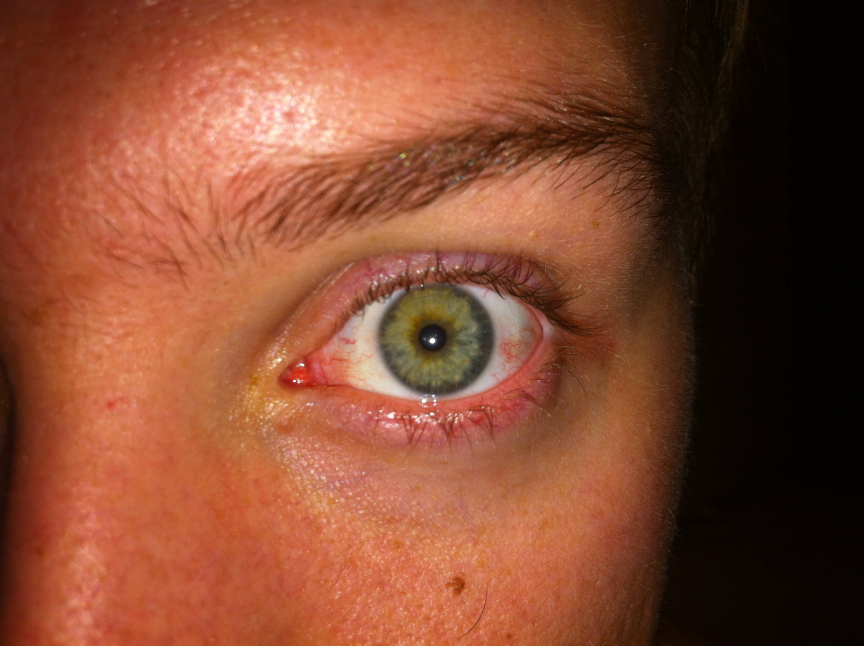
#> input picture ProcessamentoDeImagem/separaIris/002_L_03.JPG, 2592 x 1936 px (shown at 1/3 size)
$ jupyter execute impl.ipynb
#> lines starting #> are read from the running program, lines starting #| are printed output that depends on the picture; after the words box and inside, x2 and y2 are one past the last pixel; in counts of white or black regions, pixels touching at a corner belong together
[cell 1]
# Maria Júlia Testoni
# Separar a iris

import cv2
import numpy as np
from matplotlib import pyplot as plt

def encontraMelhorThreshold_(roi_gray):
    std = np.std(roi_gray)
    media = np.mean(roi_gray)

    if media < 100 and std > 15:
        # Imagem escura e com contraste -> usar inverso
        return 40, cv2.THRESH_BINARY_INV
    else:
        # Imagem clara ou pouco contraste
        return 63, cv2.THRESH_BINARY


#img = cv2.imread('004_L_02.JPG')
# img = cv2.imread('002_R_01.JPG')
img = cv2.imread('002_L_03.JPG')
#> img is the input picture: shape (1936, 2592, 3); mean B, G, R 48.9, 72.6, 132

# Reduz a imagem para focar no olho
desired_width = 800
scale = desired_width / img.shape[1]
#> scale = 0.309
new_height = int(img.shape[0] * scale)
#> new_height = 597
diminui_img = cv2.resize(img, (desired_width, new_height), interpolation=cv2.INTER_AREA)
x, y, w, h = 250, 150, 300, 300
img_cortada = diminui_img[y:y+h, x:x+w]
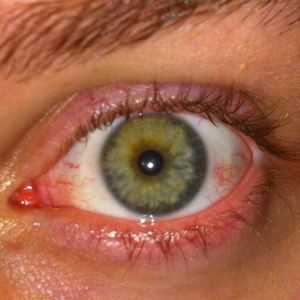
#> img_cortada: shape (300, 300, 3); mean B, G, R 73.5, 99.8, 163.2
roi = cv2.cvtColor(img_cortada, cv2.COLOR_BGR2GRAY)
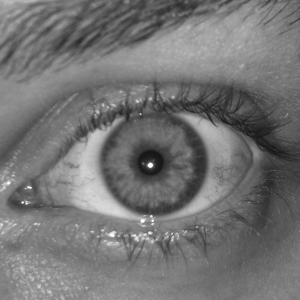
#> roi: shape (300, 300); min 22, max 255, mean 115.8

# ========== Iris =======
_, threshold = cv2.threshold(roi, 83, 255, cv2.THRESH_BINARY)
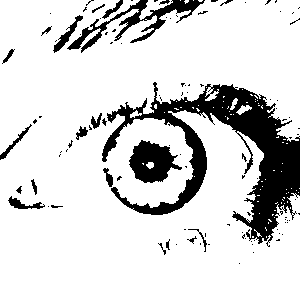
#> threshold: shape (300, 300); 84.1% white; 106 black regions (83 under 20 px), largest, box (x1, y1, x2, y2) and area: (102, 82, 300, 247) 9620, (67, 0, 205, 53) 1555, (129, 140, 182, 183) 1391
altura_roi, largura_roi = roi.shape
#> altura_roi = 300; largura_roi = 300
raio = int(min(altura_roi, largura_roi) / 3)
#> raio = 100
min_raio = int(raio * 0.4)
#> min_raio = 40
max_raio = int(raio * 0.9)
#> max_raio = 90
iris = cv2.HoughCircles(threshold, cv2.HOUGH_GRADIENT, 1.5, 150,param1=100, param2=30, minRadius=min_raio, maxRadius=max_raio)
#> iris = [[153.8, 161.2, 52.75]]
iris = np.uint16(np.around(iris))
#> iris = [[154, 161, 53]]

# ========== Pupila =======
roi_blur =  cv2.GaussianBlur(roi, (9, 9), 2)
valor_thresh, tipo_thresh = encontraMelhorThreshold_(roi_blur)
#> in encontraMelhorThreshold_, `std = np.std(roi_gray)`: std = 30.36
#> in encontraMelhorThreshold_, `media = np.mean(roi_gray)`: media = 115.8
#> valor_thresh = 63; tipo_thresh = 0
_, threshold = cv2.threshold(roi_blur, valor_thresh, 255, tipo_thresh)
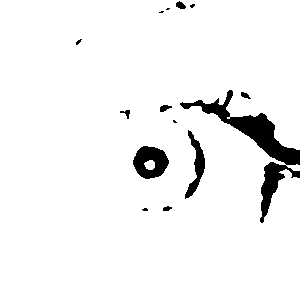
#> threshold: shape (300, 300); 95.1% white; 14 black regions (6 under 20 px), largest, box (x1, y1, x2, y2) and area: (180, 90, 300, 223) 2814, (133, 146, 169, 179) 800, (185, 130, 205, 199) 501
min_raio = int(raio * 0.15)
#> min_raio = 15
max_raio = int(raio * 0.35)
#> max_raio = 35
pupila = cv2.HoughCircles(threshold, cv2.HOUGH_GRADIENT, 1.4, 150, param1=150, param2=18, minRadius=min_raio, maxRadius=max_raio)
#> pupila = [[150.5, 161.7, 16.26]]
pupila = np.uint16(np.around(pupila))
#> pupila = [[150, 162, 16]]

# ======= Circulos detectados =====
com_circulos = img_cortada.copy()
for i in iris[0,:]:
    cv2.circle(com_circulos, (i[0], i[1]), i[2], (0, 255, 0), 2)
    cv2.circle(com_circulos, (i[0], i[1]), 2, (0, 0, 255), 3)
#> this loop made 1 pass
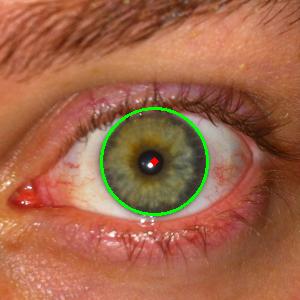
#> com_circulos: shape (300, 300, 3); 1.14% of pixels changed, all inside (x1, y1, x2, y2) = (100, 107, 209, 216)
for i in pupila[0,:]:
    cv2.circle(com_circulos, (i[0], i[1]), i[2], (255, 0, 0), 2)
    cv2.circle(com_circulos, (i[0], i[1]), 2, (0, 0, 255), 3)
#> this loop made 1 pass
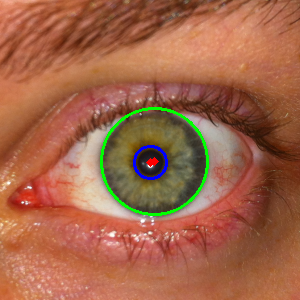
#> com_circulos: shape (300, 300, 3); 0.37% of pixels changed, all inside (x1, y1, x2, y2) = (133, 145, 168, 180)

# ======= Separa iris da pupila =====
mask = np.zeros(roi.shape, dtype=np.uint8)
for c in iris[0, :]:
    cv2.circle(mask, (c[0], c[1]), c[2], 255, -1)
#> this loop made 1 pass
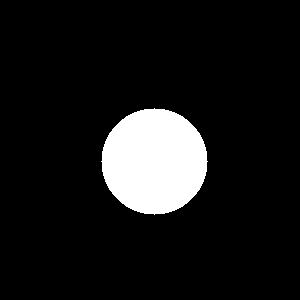
#> mask: shape (300, 300); 9.8% white; 1 white region, box (x1, y1, x2, y2) and area: (101, 108, 208, 215) 8809
for c in pupila[0, :]:
    cv2.circle(mask, (c[0], c[1]), c[2], 0, -1)
#> this loop made 1 pass
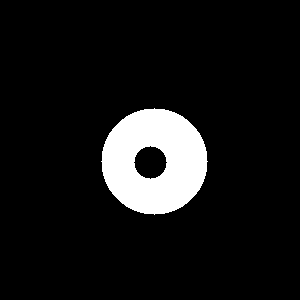
#> mask: shape (300, 300); 8.9% white; 1 white region, box (x1, y1, x2, y2) and area: (101, 108, 208, 215) 8012
iris_color = cv2.bitwise_and(img_cortada, img_cortada, mask=mask)
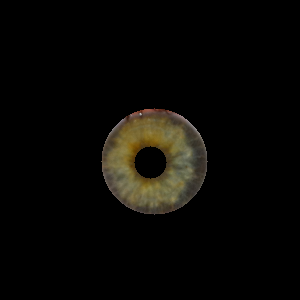
#> iris_color: shape (300, 300, 3); mean B, G, R 5.2, 8, 9

# ======= Apresenta =====
plt.figure(figsize=(15, 5))

plt.subplot(1, 3, 1)
plt.title("Imagem original cortada")
plt.imshow(cv2.cvtColor(img_cortada, cv2.COLOR_BGR2RGB))
plt.axis('off')

plt.subplot(1, 3, 2)
plt.title("Íris e Pupila detectadas")
plt.imshow(cv2.cvtColor(com_circulos, cv2.COLOR_BGR2RGB))
plt.axis('off')

plt.subplot(1, 3, 3)
plt.title("Íris isolada")
plt.imshow(cv2.cvtColor(iris_color, cv2.COLOR_BGR2RGB))
plt.axis('off')

plt.tight_layout()
plt.show()
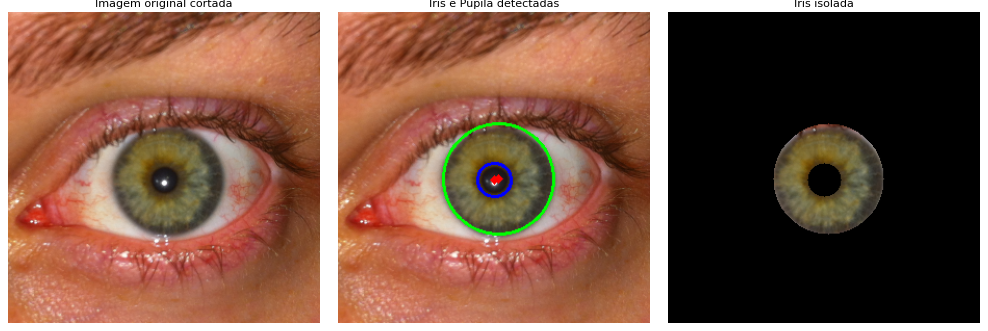
#> figure drawn by matplotlib, 3 panels

$ run again, with ProcessamentoDeImagem/separaIris/004_L_02.JPG copied over ProcessamentoDeImagem/separaIris/002_L_03.JPG
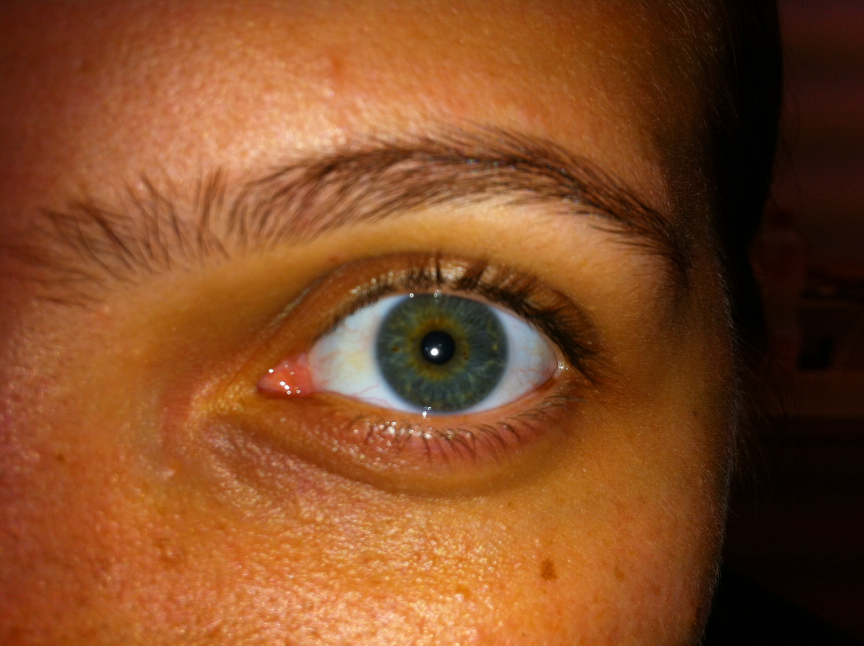
#> input picture ProcessamentoDeImagem/separaIris/004_L_02.JPG, 2592 x 1936 px (shown at 1/3 size)
#> img is the input picture: shape (1936, 2592, 3); mean B, G, R 37.1, 74.7, 130.4
#> `iris = cv2.HoughCircles(threshold, cv2.HOUGH_GRADIENT, 1.5, 150,param1..`: iris = [[159.8, 173.2, 59.05]]
#> `iris = np.uint16(np.around(iris))`: iris = [[160, 173, 59]]
#> std = 38.31
#> media = 99.5
#> valor_thresh = 40; tipo_thresh = 1
#> `pupila = cv2.HoughCircles(threshold, cv2.HOUGH_GRADIENT, 1.4, 150, par..`: pupila = [[157.5, 171.5, 17.66]]
#> `pupila = np.uint16(np.around(pupila))`: pupila = [[158, 172, 18]]
#> the loop `for i in iris[0,:]:` made 1 pass
#> the loop `for i in pupila[0,:]:` made 1 pass
#> after the loop `for i in pupila[0,:]:`:
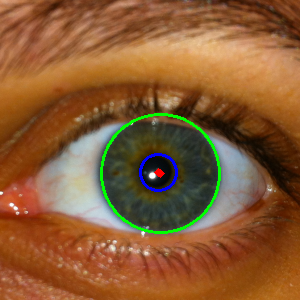
#> com_circulos: shape (300, 300, 3); mean B, G, R 52.5, 91.2, 136.5
#> the loop `for c in iris[0, :]:` made 1 pass
#> the loop `for c in pupila[0, :]:` made 1 pass
#> `plt.show()`:
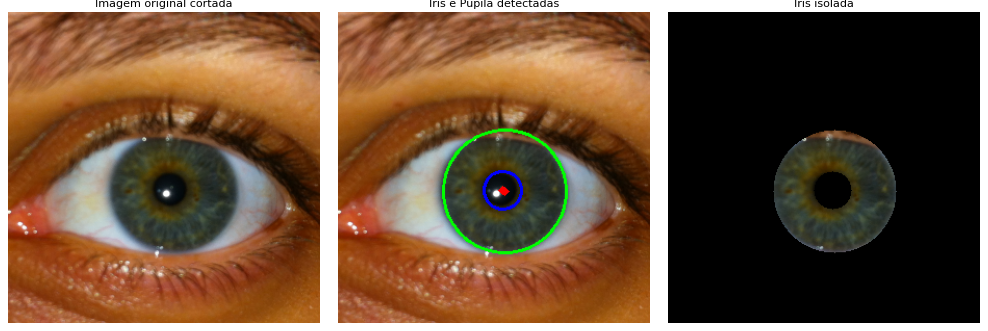
#> figure drawn by matplotlib, 3 panels

$ run again, with ProcessamentoDeImagem/separaIris/002_R_01.JPG copied over ProcessamentoDeImagem/separaIris/002_L_03.JPG
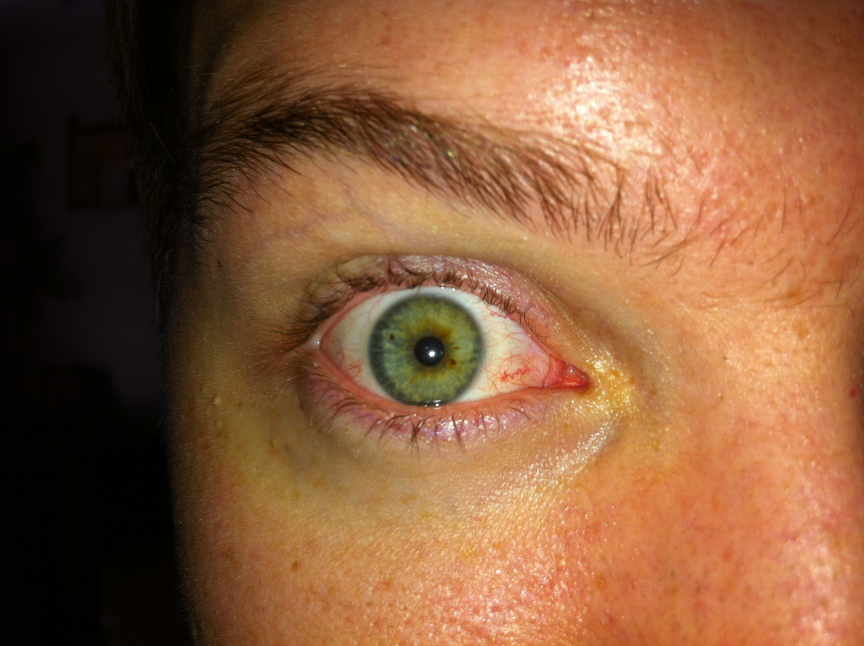
#> input picture ProcessamentoDeImagem/separaIris/002_R_01.JPG, 2592 x 1936 px (shown at 1/3 size)
#> img is the input picture: shape (1936, 2592, 3); mean B, G, R 60.3, 92.7, 138.6
#> `iris = cv2.HoughCircles(threshold, cv2.HOUGH_GRADIENT, 1.5, 150,param1..`: iris = [[141.8, 174.8, 50.2]]
#> `iris = np.uint16(np.around(iris))`: iris = [[142, 175, 50]]
#> std = 34.39
#> media = 124.6
#> valor_thresh = 63; tipo_thresh = 0
#> `pupila = cv2.HoughCircles(threshold, cv2.HOUGH_GRADIENT, 1.4, 150, par..`: pupila = [[147.7, 171.5, 19.9]]
#> `pupila = np.uint16(np.around(pupila))`: pupila = [[148, 172, 20]]
#> the loop `for i in iris[0,:]:` made 1 pass
#> the loop `for i in pupila[0,:]:` made 1 pass
#> the loop `for c in iris[0, :]:` made 1 pass
#> the loop `for c in pupila[0, :]:` made 1 pass
#> `plt.show()`:
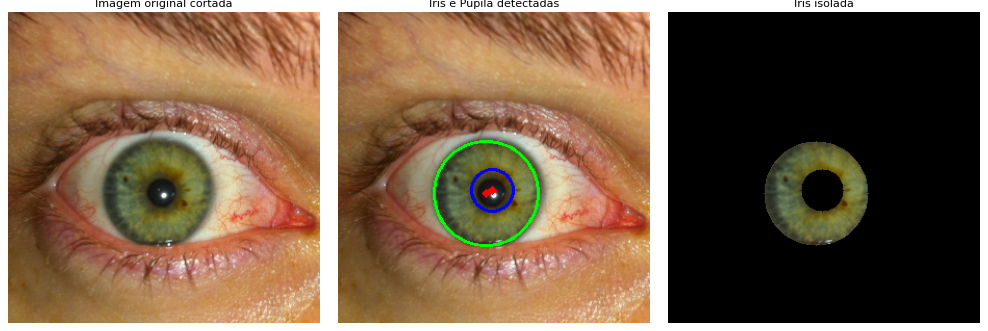
#> figure drawn by matplotlib, 3 panels
